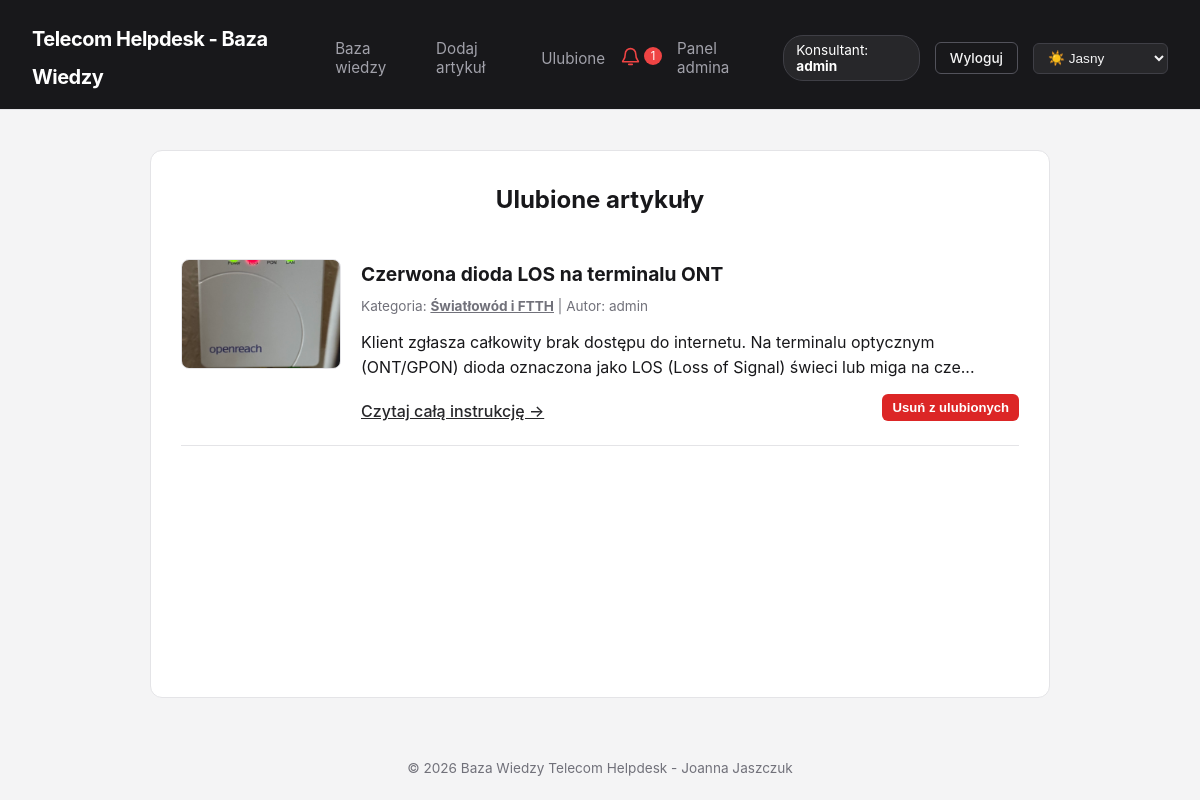
The page /favorites.php (signed in) on the database its author committed.
### tables this page shows
CREATE TABLE `articles` (
  `id` int(11) NOT NULL,
  `title` varchar(255) NOT NULL,
  `content` text NOT NULL,
  `image` varchar(255) DEFAULT NULL,
  `category_id` int(11) NOT NULL,
  `user_id` int(11) NOT NULL,
  `is_pinned` tinyint(1) NOT NULL DEFAULT 0,
  `is_archived` tinyint(1) NOT NULL DEFAULT 0,
  `created_at` timestamp NOT NULL DEFAULT current_timestamp()
);

CREATE TABLE `categories` (
  `id` int(11) NOT NULL,
  `name` varchar(100) NOT NULL
);

CREATE TABLE `users` (
  `id` int(11) NOT NULL,
  `username` varchar(50) NOT NULL,
  `password` varchar(255) NOT NULL,
  `role` varchar(20) NOT NULL DEFAULT 'user',
  `is_active` tinyint(1) NOT NULL DEFAULT 1,
  `created_at` timestamp NOT NULL DEFAULT current_timestamp()
);

### favorites.php (the view, shortened to what this page needs)
<?php
require_once 'includes/db.php';
$stmt = $pdo->prepare(
    'SELECT a.*, c.name AS category_name, u.username
     FROM favorites f
     JOIN articles a ON a.id = f.article_id
     JOIN categories c ON c.id = a.category_id
     JOIN users u ON u.id = a.user_id
     WHERE f.user_id = ?
     ORDER BY f.created_at DESC'
);
$stmt->execute([$_SESSION['user_id']]);
$articles = $stmt->fetchAll();
require_once 'includes/header.php';
?>
<h2 class="page-heading">Ulubione artykuły</h2>
<?php if (empty($articles)): ?>
    <p class="empty-state">Nie masz jeszcze zapisanych ulubionych artykułów.</p>
<?php else: ?>
    <div class="articles-list">
        <?php foreach ($articles as $article): ?>
            <article class="article-card">
                <?php if (!empty($article['image']) && file_exists('uploads/' . $article['image'])): ?>
                    <div class="article-thumbnail">
                        <a href="article.php?id=<?= $article['id'] ?>">
                            <img src="uploads/<?= htmlspecialchars($article['image']) ?>" alt="<?= htmlspecialchars($article['title']) ?>">
                        </a>
                    </div>
                <?php endif; ?>
                <div class="article-body">
                    <h3><a href="article.php?id=<?= $article['id'] ?>"><?= htmlspecialchars($article['title']) ?></a></h3>
                    <p class="article-meta">
                        Kategoria: <a class="category-link" href="index.php?cat=<?= $article['category_id'] ?>"><strong><?= htmlspecialchars($article['category_name']) ?></strong></a>
                        | Autor: <?= htmlspecialchars($article['username']) ?>
                    </p>
                    <p><?= htmlspecialchars(mb_substr($article['content'], 0, 150)) ?>...</p>
                    <div class="favorite-actions">
                        <a href="article.php?id=<?= $article['id'] ?>" class="read-more">Czytaj całą instrukcję &rarr;</a>
                        <form method="POST" action="article.php?id=<?= $article['id'] ?>">
                            <button type="submit" class="danger-button">Usuń z ulubionych</button>
                        </form>
                    </div>
                </div>
            </article>
        <?php endforeach; ?>
    </div>
<?php endif; ?>
<?php require_once 'includes/footer.php'; ?>

### assets/css/style.css (style rules this page uses)
:root, [data-theme="light"] { --bg-main: #f4f4f5; --bg-card: #ffffff; --bg-header: #18181b; --text-main: #18181b; --text-muted: #71717a; --border-color: #e4e4e7; --accent: #27272a; --accent-hover: #3f3f46; --accent-text: #ffffff; }
* { box-sizing: border-box; margin: 0; padding: 0; }
body, .container, .main-header, .article-card, button, input, select, textarea { transition: background-color 0.25s ease, color 0.25s ease, border-color 0.25s ease; }
body { font-family: -apple-system, BlinkMacSystemFont, "Segoe UI", Roboto, sans-serif; background-color: var(--bg-main); color: var(--text-main); line-height: 1.6; min-height: 100vh; display: flex; flex-direction: column; }
button { background-color: var(--accent); color: var(--accent-text); padding: 9px 16px; border: none; border-radius: 6px; font-weight: 600; font-size: 0.9rem; cursor: pointer; text-decoration: none; display: inline-block; }
a { color: var(--accent); }
.category-link { color: var(--text-muted); }
.auth-heading, .auth-switch, .page-heading { text-align: center; }
.page-heading { margin-bottom: 20px; }
.favorite-actions { display: flex; align-items: center; justify-content: space-between; gap: 12px; flex-wrap: wrap; margin-top: 10px; }
.favorite-actions form { margin-left: auto; }
.danger-button { background: #dc2626; color: #fff; padding: 6px 10px; font-size: 0.82rem; }
.article-card { display: flex; gap: 20px; align-items: flex-start; padding: 20px 0; border-bottom: 1px solid var(--border-color); }
.article-thumbnail { flex-shrink: 0; width: 160px; height: 110px; border-radius: 8px; overflow: hidden; border: 1px solid var(--border-color); }
.article-thumbnail img { width: 100%; height: 100%; object-fit: cover; display: block; }
.article-body { flex: 1; }
.article-body h3 a { color: var(--text-main); text-decoration: none; font-size: 1.2rem; }
.article-meta { font-size: 0.85rem; color: var(--text-muted); margin: 6px 0 12px 0; }
.read-more { display: inline-block; margin-top: 8px; font-weight: 500; }

### rows shown on the page
articles: image (picture), title "Czerwona dioda LOS na terminalu ONT", category.name "Światłowód i FTTH", user.username "admin", content "Klient zgłasza całkowity brak dostępu do internetu. Na terminalu optycznym (ONT/GPON) dioda oznaczona jako LOS (Loss of Signal) świeci lub miga na cze"

### other values the page prints
$unreadNotifications "1"
$_SESSION['username'] "admin"
